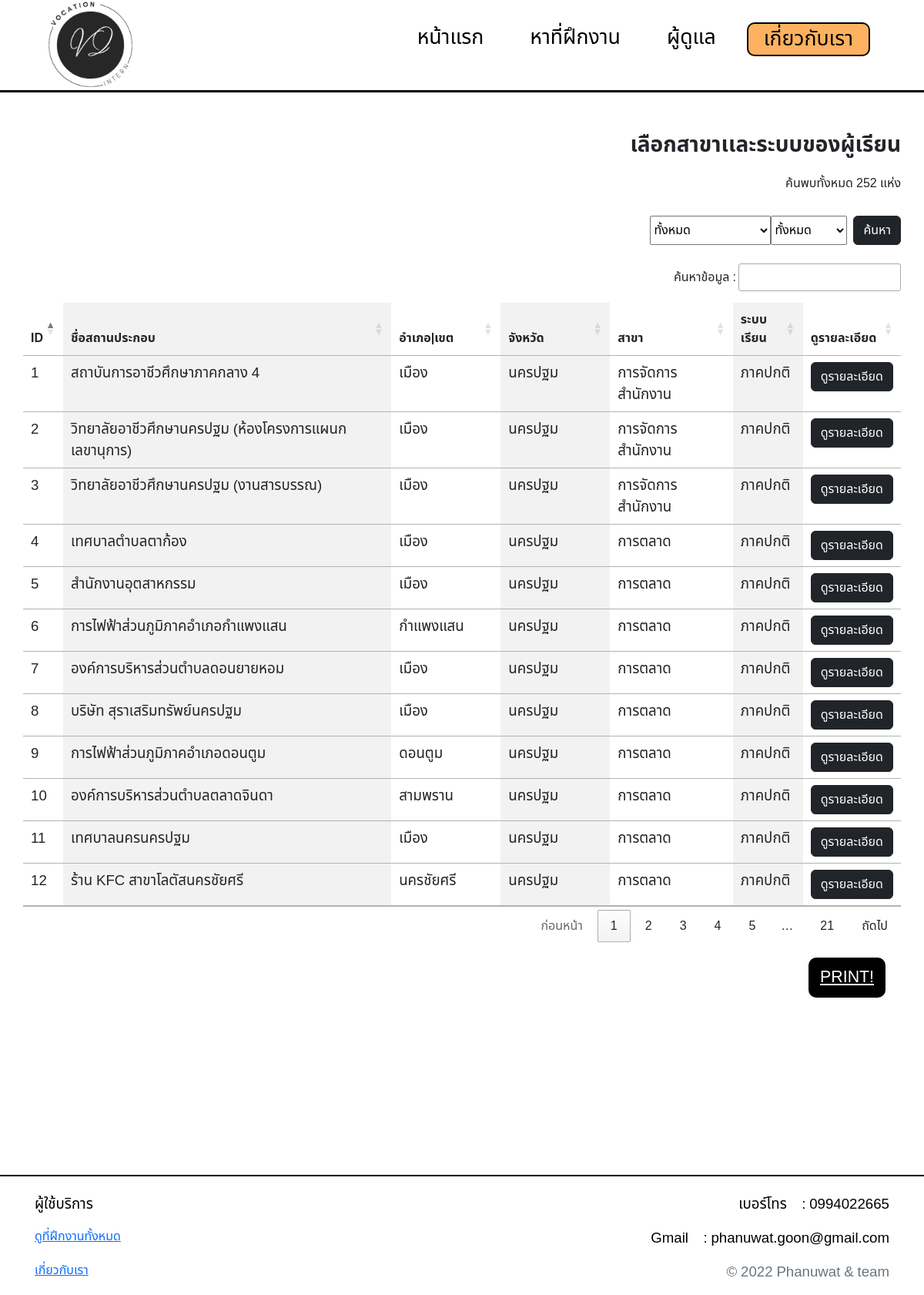
/intern.php?option=0&option-position=0, run on the app's committed database.
### tables this page shows
CREATE TABLE `company_table` (
  `company_ID` int(10) UNSIGNED NOT NULL,
  `company_name` text NOT NULL,
  `company_address` text NOT NULL,
  `faculty_ID` int(11) NOT NULL,
  `ref_position` int(11) NOT NULL,
  `Sub_district` text NOT NULL,
  `district` varchar(255) NOT NULL,
  `zipcode` text DEFAULT NULL
);

CREATE TABLE `faculty` (
  `faculty_ID` int(11) NOT NULL,
  `Faculty_NAME` text NOT NULL
);

CREATE TABLE `tb_position` (
  `ID_position` int(11) NOT NULL,
  `name_position` text NOT NULL
);

### intern.php (the view, shortened to what this page needs)
<?php
require "connect.php";
?>
<!DOCTYPE html>
<html lang="en">
<head>
  <link rel="stylesheet" href="https://cdn.datatables.net/1.13.1/css/jquery.dataTables.min.css">
  <link rel="stylesheet" href="css/table.css">
  <link rel="stylesheet" href="css/intern.css">
  <link rel="stylesheet" href="css/header.css">
  <link rel="stylesheet" href="css/footer.css">
  <link href="https://cdn.jsdelivr.net/npm/bootstrap@5.2.3/dist/css/bootstrap.min.css" rel="stylesheet">
</head>
<body>
<?php
 $sql2 = "SELECT *
 FROM company_table
 JOIN faculty
 ON company_table.faculty_ID = faculty.faculty_ID
 JOIN tb_position
 ON company_table.ref_position = tb_position.ID_position " ;
if (isset($_GET["option"]) || ($_GET["option-position"])) {
  $option = $_GET["option"];
  $option2 = $_GET["option-position"];
 if($option == 0 && $option2 == 0){
      $sql2 .= "" ;
      }else if($option != 0 && $option2 == 0){
        $sql2 .= "WHERE company_table.faculty_ID = $option";
          } else if($option == 0 && $option2 != 0){
        $sql2 .= " WHERE company_table.ref_position = $option2";
          } else{
              $sql2 .= " WHERE company_table.faculty_ID = $option AND company_table.ref_position = $option2"  ;
}
  }
$result1 = mysqli_query($connect, $sql2);
$row = mysqli_fetch_all($result1, MYSQLI_ASSOC);
$order = 1;
 ?>
    <header>
      <div class="header_1" id="header">
            <nav>
              <a href="index.php"><img class="logo" src="img/W2.png"></a>
            <ul class="Menu_bar_1">
              <li class="li_1"><a href="index.php">หน้าแรก</a></li>
              <li class="li_1"><a href="intern.php?option=0&option-position=0">หาที่ฝึกงาน</a></li>
              <li class="li_1"><a href="myadmin.php">ผู้ดูแล</a></li>
              <li class="li_2"><a href="about-us.php">เกี่ยวกับเรา</a></li>
            </ul>
      </div>
    </header>
<div class="main-content-table" id="print-content">
  <div class="table-body">
              <br>
              <br>
          <table id="myTable" class="table table-striped-columns">
          <div id="option">
          <div class="option_container_1">
            <p class="text-chosen">เลือกสาขาเเละระบบของผู้เรียน</p>
            </div>
            <div class="count-search">ค้นพบทั้งหมด <?php echo count($row); ?> แห่ง</div>
            <div class="search_container">
              <form action="<?php echo $_SERVER['PHP_SELF']; ?>" method="GET">
                  <select class="select_1" name ="option" id="intern-ful">
                  <option value="0">ทั้งหมด</option>
                </select>
                <select name ="option-position" id="intern-pos">
                    <option value="0">ทั้งหมด</option>
                </select>
                <br>
                <button class="btn btn-dark ms-2" type="submit">ค้นหา</button>
                </form>
                </div>
                </div>
                <br/>
        <thead>
          <th>ID</th>
          <th>ชื่อสถานประกอบ</th>
          <th>อำเภอ|เขต</th>
          <th>จังหวัด</th>
          <th>สาขา</th>
          <th>ระบบเรียน</th>
          <th>ดูรายละเอียด</th>
        </thead>
        <tbody >
          <?php foreach ($row as $row):?>
            <tr>
              <td><?php echo $order++;?></td>
              <td><?php echo $row["company_name"];  ?></td>
              <td><?php echo $row["Sub_district"]; ?></td>
              <td><?php echo $row["district"]    ; ?></td>
              <td><?php echo $row["Faculty_NAME"]; ?></td>
              <td><?php echo $row["name_position"]; ?></td>
              <td><input type="button" name="view" value="ดูรายละเอียด" class="btn btn-dark data-button" id="<?php echo $row["company_ID"]; ?>"></input></td>
            </tr>
            <?php endforeach; ?>
        </tbody>
      </table>
      </div>
      <label class="btnprint">
        <a class="btn-print-text" href="print.php?option=<?php if (isset($_GET["option"])) { echo $_GET["option"];}?>&option-position=<?php if (isset($_GET["option-position"])) { echo $_GET["option-position"];}?>">PRINT!</a>
      </label>
      </div>
      <footer id="footer">
        <div>
        <nav>
            <div>
              <p>ผู้ใช้บริการ</p>
                <p style="font-size :14pt ">เบอร์โทร &nbsp; <i class="bi bi-telephone-fill"></i>&nbsp;: 0994022665</p>
            </div>
            <div>
              <a href="intern.php">ดูที่ฝึกงานทั้งหมด</a>
              <p style="font-size :14wpt">Gmail &nbsp; <i class="bi bi-envelope-at-fill"></i>&nbsp;: phanuwat.goon@gmail.com</p>
              </div>
            <div>
              <a href="about-us.php">เกี่ยวกับเรา</a>
              <p class=" text-muted ">© 2022 Phanuwat & team</p>
            </div>
          </nav>
        </div>
      </footer>
</body>
</html>

### css/table.css (style rules this page uses)
table.dataTable tbody tr { background-color: white; }
.main-content-table { margin-bottom: 210px; }
p { text-align: end; font-size: 14pt; }
.search_container { display: flex; justify-content: end; }
.table-body { margin: 0px 30px; }
td { height: 50px; font-size: 14pt; }

### css/intern.css (style rules this page uses)
* { font-family: 'Noto Sans Thai', sans-serif !important; }
html { height: 100%; }
body { min-height: 100%; display: flex; flex-direction: column; }
.btnprint { display: flex; justify-content:end; margin: 20px 50px; }
.btn-print-text { background-color: black; padding: 10px 15px; border-radius: 10px ; color: white; font-size: 16pt; transition: 0.5s; }
.count-search { display: flex; justify-content: flex-end; margin-bottom: 30px; }
.text-chosen { font-weight: bold; font-size: 21pt; }

### css/header.css (style rules this page uses)
* { font-family: 'Noto Sans Thai', sans-serif !important; }
.logo { width: 195px; }
.header_1 nav { width: 100%; top: 0; right: 0; height: 120px; display: flex; align-items: center; justify-content: space-between; z-index: 1000; padding: 20px; border-color: black; border-style:none none solid none ; flex: 0 0 auto; }
.Menu_bar_1 { display: flex; list-style-type:none; padding-right: 50px; }
.Menu_bar_1 a { font-size: 20pt; color: black; padding: 10px 20px ; text-decoration: none; }
li { list-style: none; position: relative; cursor: pointer; }
.li_1 { padding-right: 20px; }
.li_1::before { content: ''; background-color: black; position: absolute; left: 0; bottom: 0; height: 3px; width: 0; transition: 0.3s ease-in-out; }
.li_2 { background-color: rgb(254, 177, 96); border: 2px solid black; border-radius: 10px; transition-property: transform, background-color ; transition-duration: 0.5s,1s; }

### css/footer.css (style rules this page uses)
footer { margin-top: auto; background-color: #fff; color: #000; border-top:2px solid #000 ; padding-top: 2px; }
footer nav { padding-top: 20px; }
nav div { display: flex; justify-content: space-between; margin: 0px 45px; }

### data on the page
company_table: company_name "สถาบันการอาชีวศึกษาภาคกลาง 4", Sub_district "เมือง", district "นครปฐม", faculty_ID.Faculty_NAME "การจัดการสำนักงาน", tb_position.name_position "ภาคปกติ"
company_table: company_name "วิทยาลัยอาชีวศึกษานครปฐม (ห้องโครงการแผนกเลขานุการ)", Sub_district "เมือง", district "นครปฐม", faculty_ID.Faculty_NAME "การจัดการสำนักงาน", tb_position.name_position "ภาคปกติ"
company_table: company_name "วิทยาลัยอาชีวศึกษานครปฐม (งานสารบรรณ)", Sub_district "เมือง", district "นครปฐม", faculty_ID.Faculty_NAME "การจัดการสำนักงาน", tb_position.name_position "ภาคปกติ"
company_table: company_name "เทศบาลตำบลตาก้อง", Sub_district "เมือง", district "นครปฐม", faculty_ID.Faculty_NAME "การตลาด", tb_position.name_position "ภาคปกติ"
company_table: company_name "สำนักงานอุตสาหกรรม", Sub_district "เมือง", district "นครปฐม", faculty_ID.Faculty_NAME "การตลาด", tb_position.name_position "ภาคปกติ"
company_table: company_name "การไฟฟ้าส่วนภูมิภาคอำเภอกำแพงแสน", Sub_district "กำแพงแสน", district "นครปฐม", faculty_ID.Faculty_NAME "การตลาด", tb_position.name_position "ภาคปกติ"
company_table: company_name "องค์การบริหารส่วนตำบลดอนยายหอม", Sub_district "เมือง", district "นครปฐม", faculty_ID.Faculty_NAME "การตลาด", tb_position.name_position "ภาคปกติ"
company_table: company_name "บริษัท สุราเสริมทรัพย์นครปฐม", Sub_district "เมือง", district "นครปฐม", faculty_ID.Faculty_NAME "การตลาด", tb_position.name_position "ภาคปกติ"
company_table: company_name "การไฟฟ้าส่วนภูมิภาคอำเภอดอนตูม", Sub_district "ดอนตูม", district "นครปฐม", faculty_ID.Faculty_NAME "การตลาด", tb_position.name_position "ภาคปกติ"
company_table: company_name "องค์การบริหารส่วนตำบลตลาดจินดา", Sub_district "สามพราน", district "นครปฐม", faculty_ID.Faculty_NAME "การตลาด", tb_position.name_position "ภาคปกติ"
company_table: company_name "เทศบาลนครนครปฐม", Sub_district "เมือง", district "นครปฐม", faculty_ID.Faculty_NAME "การตลาด", tb_position.name_position "ภาคปกติ"
company_table: company_name "ร้าน KFC สาขาโลตัสนครชัยศรี", Sub_district "นครชัยศรี", district "นครปฐม", faculty_ID.Faculty_NAME "การตลาด", tb_position.name_position "ภาคปกติ"

### other printed values
count($row) "252"
